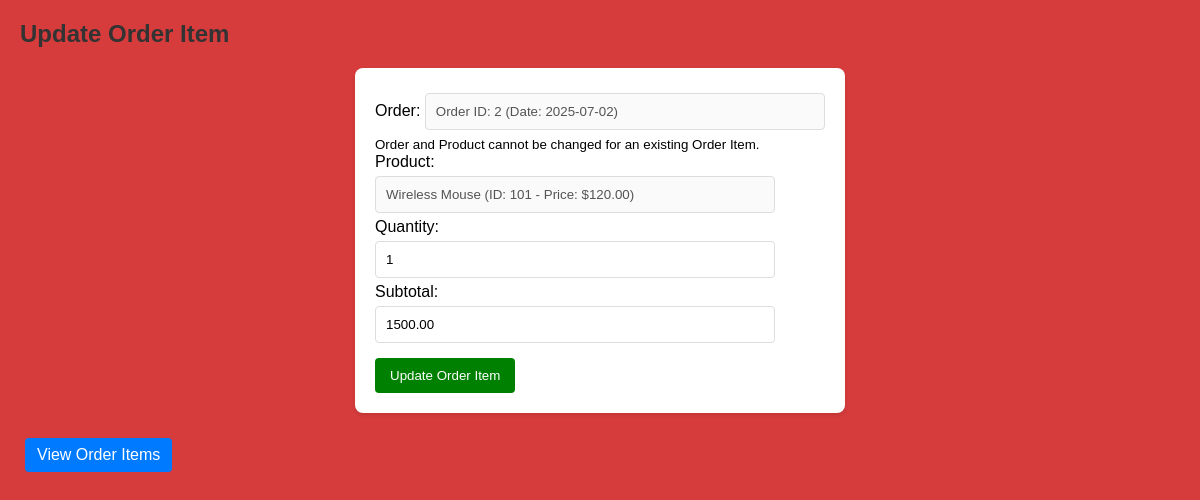
Page /Assignment-3/orderitem/update.php?order_id=2&product_id=101 on the committed database.
### tables this page shows
CREATE TABLE `orderitem` (
  `order_id` int(11) NOT NULL,
  `product_id` int(11) NOT NULL,
  `quantity` int(11) DEFAULT NULL,
  `subtotal` decimal(10,2) DEFAULT NULL
);

CREATE TABLE `order` (
  `order_id` int(11) NOT NULL,
  `user_id` int(11) DEFAULT NULL,
  `order_date` date DEFAULT NULL,
  `total_amount` decimal(10,2) DEFAULT NULL,
  `status` varchar(20) DEFAULT NULL
);

CREATE TABLE `product` (
  `product_id` int(11) NOT NULL,
  `product_name` varchar(100) DEFAULT NULL,
  `description` text DEFAULT NULL,
  `price` decimal(10,2) DEFAULT NULL,
  `category` varchar(50) DEFAULT NULL,
  `stock` int(11) DEFAULT NULL
);

### Assignment-3/orderitem/update.php (the view, shortened to what this page needs)
<?php include '../includes/db.php'; ?>
<!DOCTYPE html>
<html>
<head>
<link rel="stylesheet" href="../css/style.css">
</head>
<body>
<h2>Update Order Item</h2>
<?php
$order_id = $_GET['order_id'] ?? null;
$product_id = $_GET['product_id'] ?? null;
$current_quantity = '';
$current_subtotal = '';
$order_display_text = '';
$product_display_text = '';
if ($order_id && $product_id) {
    $sql_select = "SELECT oi.quantity, oi.subtotal, o.order_date, p.product_name, p.price
                   FROM orderitem oi
                   JOIN `order` o ON oi.order_id = o.order_id
                   JOIN product p ON oi.product_id = p.product_id
                   WHERE oi.order_id = ? AND oi.product_id = ?";
    if ($stmt_select = $conn->prepare($sql_select)) {
        $stmt_select->bind_param("ii", $order_id, $product_id);
        $stmt_select->execute();
        $result_select = $stmt_select->get_result();
        if ($result_select->num_rows == 1) {
            $row = $result_select->fetch_assoc();
            $current_quantity = $row['quantity'];
            $current_subtotal = $row['subtotal'];
            $order_display_text = 'Order ID: ' . htmlspecialchars($order_id) . ' (Date: ' . htmlspecialchars($row['order_date']) . ')';
            $product_display_text = htmlspecialchars($row['product_name'] . ' (ID: ' . $product_id . ' - Price: $' . number_format($row['price'], 2) . ')');
        } else {
            echo "Order Item not found.";
            $order_id = null;
            $product_id = null;
        }
    } else {
        echo "Error preparing select statement: " . $conn->error;
    }
}
if ($order_id && $product_id):
?>
<form method="POST">
    <label for="order_id_display">Order:</label>
    <input type="text" id="order_id_display" value="<?php echo htmlspecialchars($order_display_text); ?>" disabled><br>
    <small>Order and Product cannot be changed for an existing Order Item.</small><br>
    <label for="product_id_display">Product:</label>
    <input type="text" id="product_id_display" value="<?php echo htmlspecialchars($product_display_text); ?>" disabled><br>
    <label for="quantity">Quantity:</label>
    <input type="number" name="quantity" id="quantity" value="<?php echo htmlspecialchars($current_quantity); ?>" placeholder="Quantity" min="1" required><br>
    <label for="subtotal">Subtotal:</label>
    <input type="number" step="0.01" name="subtotal" id="subtotal" value="<?php echo htmlspecialchars($current_subtotal); ?>" placeholder="Subtotal" min="0" required><br>
    <button type="submit" name="submit">Update Order Item</button>
</form>
<?php endif; ?>
<a href='read.php'>View Order Items</a>
</body>
</html>

### Assignment-3/css/style.css (style rules this page uses)
body { font-family: Arial, sans-serif; margin: 20px; background: #d63c3c; }
h2, h1 { color: #333; }
a { margin: 5px; padding: 8px 12px; background-color: #007BFF; color: white; text-decoration: none; border-radius: 4px; display: inline-block; }
form { background: white; padding: 20px; border-radius: 8px; box-shadow: 0 2px 4px rgba(0,0,0,0.1); max-width: 450px; margin: 20px auto; }
form input[type="text"], form input[type="email"], form input[type="password"], form input[type="date"], form input[type="number"], form select, form textarea { padding: 10px; margin: 5px 0; width: 100%; max-width: 400px; border: 1px solid #ddd; border-radius: 4px; box-sizing: border-box; }
form button { padding: 10px 15px; margin-top: 10px; background-color: green; color: white; border: none; border-radius: 4px; cursor: pointer; }

### rows in the picture
orderitem: order.order_date "Order ID: 2 (Date: 2025-07-02)", product.price "Wireless Mouse (ID: 101 - Price: $120.00)", quantity "1", subtotal "1500.00"
